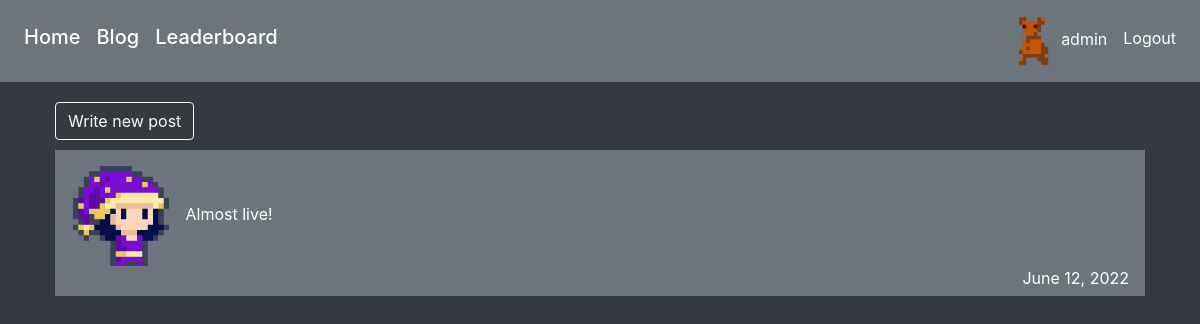
Screenshot of /blog/ (signed in) with the database file from the repository.
### tweb/models.py (models this page shows)
class BlogPost(models.Model):
    title = models.CharField(max_length=255)
    content = models.TextField()
    image = models.ImageField(upload_to="blogImages")
    areCommentsAllowed = models.BooleanField()
    date = models.DateField(auto_now_add=True)
    author = models.ForeignKey(User, on_delete=models.CASCADE)

### tweb/views.py (the view)
# urls.py: path("blog/", BlogListView.as_view(), name="blog"),
class BlogListView(ListView):
    model = BlogPost
    template_name = "blogPost/blog.html"
    def get_context_data(self, **kwargs):
        context = super().get_context_data(**kwargs)
        context['now'] = timezone.now()
        return context

### tweb/context_processors.py (called while the page is built)
def userContext(request):
    try:
        CU = CustomUser.objects.get(pk = request.user.id)
    except:
        CU = None
    return {'CustomUserContext': CU}

### templates/blogPost/blog.html (shortened to what this page needs)
{% extends 'base.html' %}
{% block containerType %}blog-container{% endblock %}
{% block content %}
    <div class="blog-inner-container">
    {% if request.user.is_staff %}
        <a role="button" class="btn btn-outline-light postBackButton" href="{% url 'writePost' %}">Write new post</a>
    {% endif %}
    {% for BlogPost in object_list reversed%}
        {% if forloop.first %}
            <a class="p-3 mb-2 bg-secondary text-white clickable-blog-div" href="{% url 'post' BlogPost.id %}">
                    <img alt="img" src="{{ BlogPost.image.url }}" width="100" height="100" style="margin-right:10px"> {{ BlogPost.title }}
        {% else %}
            <a class="p-3 mb-2 bg-secondary text-white clickable-blog-div" href="{% url 'post' BlogPost.id %}">
                <img alt="img" src="{{ BlogPost.image.url }}" width="100" height="100" style="margin-right:10px"> {{ BlogPost.title }}
        {% endif %}
        <p class="blogDateP">{{ BlogPost.date }}</p>
        </a> &nbsp
    {% endfor %}
    </div>
{% endblock %}

### templates/base.html (shortened to what this page needs)
{% load static %}
<!DOCTYPE html>
<html lang="en">
<head>
    <link rel="stylesheet" type="text/css" href="{% static 'style.css' %}">
    <link rel="stylesheet" href="https://stackpath.bootstrapcdn.com/bootstrap/4.5.0/css/bootstrap.min.css">
</head>
<body class="bg-dark text-light d-flex flex-column">
    <nav class="navbar navbar-expand-lg navbar-dark bg-secondary text-white justify-content-between">
        <div class="collapse navbar-collapse" id="navbarText">
            <ul class="navbar-nav mr-auto">
                <li class="nav-item">
                    <a class="nav-link text-white" href="{% url 'home' %}"><h5>Home</h5> </a>
                </li>
                <li class="nav-item">
                    <a class="nav-link text-white" href="{% url 'blog' %}"><h5>Blog</h5></a>
                </li>
                <li class="nav-item">
                    <a class="nav-link text-white" href="{% url 'leaderboard' %}"><h5>Leaderboard</h5></a>
                </li>
            </ul>
            <ul class="navbar-nav ml-auto">
                <li class="nav-item">
                    <a class="nav-link text-white" href="#">
                    </a>
                </li>
                {% if user.is_authenticated %}
                    <li class="nav-item">
                        <a class="nav-link text-white" href="{% url 'userpage' %}">
                            <img alt="img" src="/media/avatars/{{ CustomUserContext.avatar }}.png" width="50" height="50" style="margin:0px">
                            {{ user.username }}</a>
                    </li>
                    <li class="nav-item" height="50" style="padding:10px 0">
                        <a class="nav-link text-white" href="{% url 'logout' %}">Logout</a>
                    </li>
                {% endif %}
            </ul>
        </div>
    </nav>
<div class = "base-container container h-100 d-flex flex-column">
    <div class="{% block containerType %}home-container{% endblock %}">
    {% block content %} {% endblock %}
    </div>
</div>
</body>
</body>
</html>

### static/style.css (style rules this page uses)
html,body { height:100%; }
.blog-container { display:flex; width: 100%; padding-top: 20px; box-sizing: border-box; }
.blog-inner-container { flex: 1; margin: 0 10px; }
.clickable-blog-div { cursor:pointer; display:block; }
.blogDateP { text-align: right; margin-bottom:-10px; }
.postBackButton { margin-bottom:10px; }

### rows the page displays
BlogPost: image (picture), title "Almost live!", date "June 12, 2022"

### other values shown
{{ user.username }} "admin"
